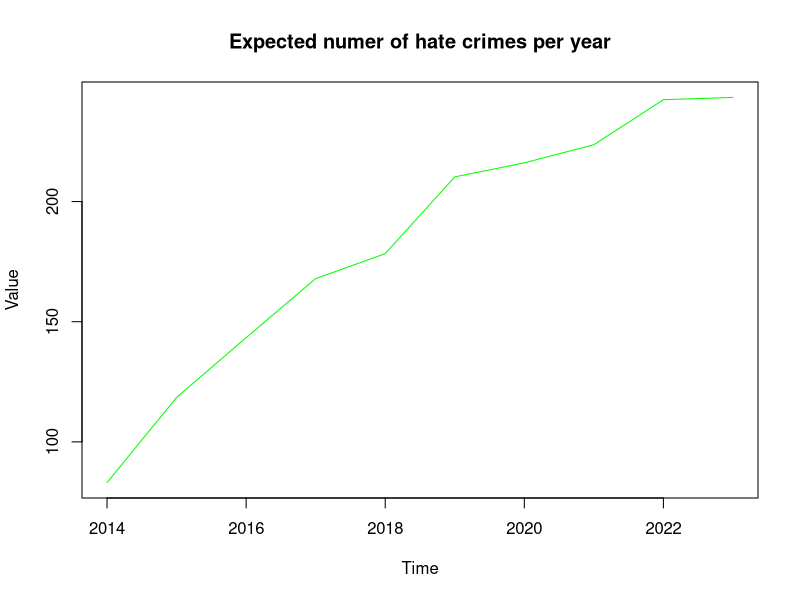
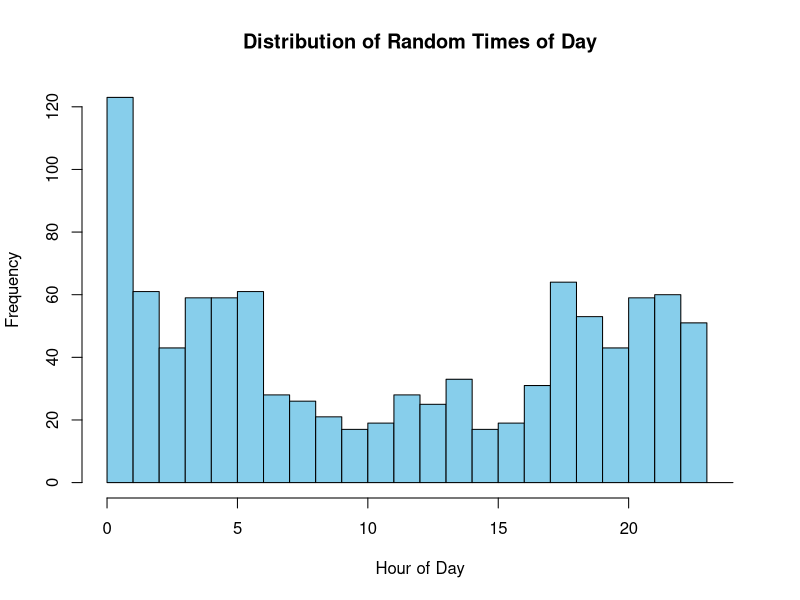
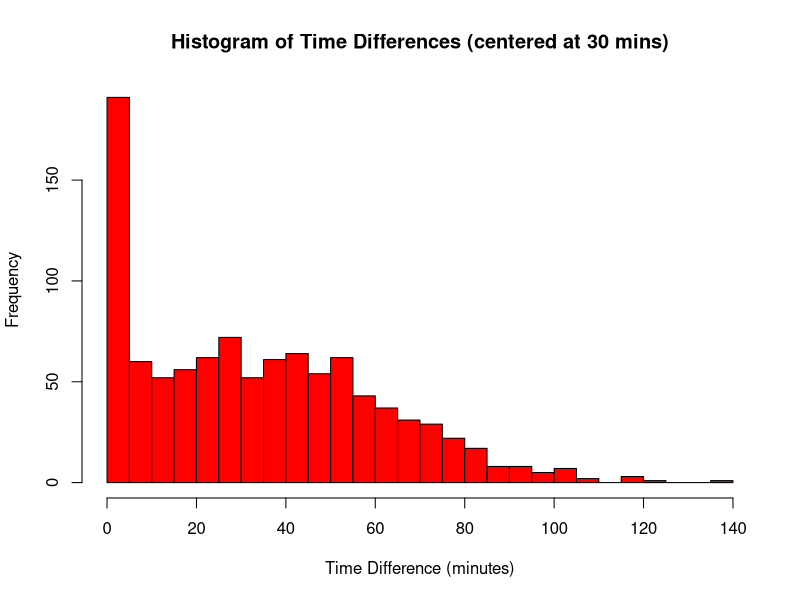

Recreate these plots in R, in order.
#### Preamble ####
# Purpose: Simulates the hate crimes data set on Open Data Toronto
# Author: Marzia Zaidi
# Date: 26 September 2024
# Contact: Marzia.zaidi@mail.utoronto.ca
# License: MIT
# Pre-requisites: tidyverse library installed
# Any other information needed? None


#### Workspace setup ####
library(tidyverse)



#### Simulate data ####
## we would imagine that the hate crimes data set would have a year column for when the crime happened and this should probably be higher in latter years. 
## We chose a logarithmic increase pattern, since it might make sense for the rate of the increase itself to decrease
set.seed(300)

n <- 10
x <- 1:n + 2013
trend <- log(x + 1 - 2013) * 100  # Logarithmic trend
noise <- rnorm(n, mean = 0, sd = 10)  # Random noise

y <- trend + noise
plot(x, y, type = "l", col = "green", main = "Expected numer of hate crimes per year", xlab = "Time", ylab = "Value")

## we would also imagine that hate crimes would happen more likely at night
set.seed(300)

# Define the time range in hours (0-23)
hours <- 0:23

# Assign probabilities: Higher probability for night-time (18:00-06:00)
probabilities <- c(rep(0.05, 7),  # 12 AM - 6 AM (higher probability for night)
                   rep(0.02, 11), # 7 AM - 5 PM (lower probability for day)
                   rep(0.05, 6))  # 6 PM - 11 PM (higher probability for night)

# Normalize probabilities so they sum to 1 
probabilities <- probabilities / sum(probabilities)

# Generate random hours based on these probabilities
n <- 1000  # Number of samples
random_hours <- sample(hours, size = n, replace = TRUE, prob = probabilities)

# Convert random hours into times of day (e.g., in HH:MM format)
random_times <- sprintf("%02d:%02d", random_hours, sample(0:59, n, replace = TRUE))

# Print first few random times
head(random_times)

# Histogram to visualize distribution
hist(random_hours, breaks = 0:24, col = "skyblue", main = "Distribution of Random Times of Day", xlab = "Hour of Day")


## since these are crimes that have been reported, we might expect there to be a time reported and a time of occurence. We would expect the difference between these two times to be maybe half an hour, and we would also expect this to be relatively constant.
set.seed(300)

# Number of time differences to simulate
n <- 1000  

# Simulate time differences in minutes, centered at 30 mins with a standard deviation of 30 mins
time_differences <- rnorm(n, mean = 30, sd = 30)

# Ensure no negative time differences - since time reported is always after time of occurence
time_differences <- pmax(time_differences, 0)

# Create a histogram
hist(time_differences, breaks = 30, col = "red",
     main = "Histogram of Time Differences (centered at 30 mins)",
     xlab = "Time Difference (minutes)",
     ylab = "Frequency")
